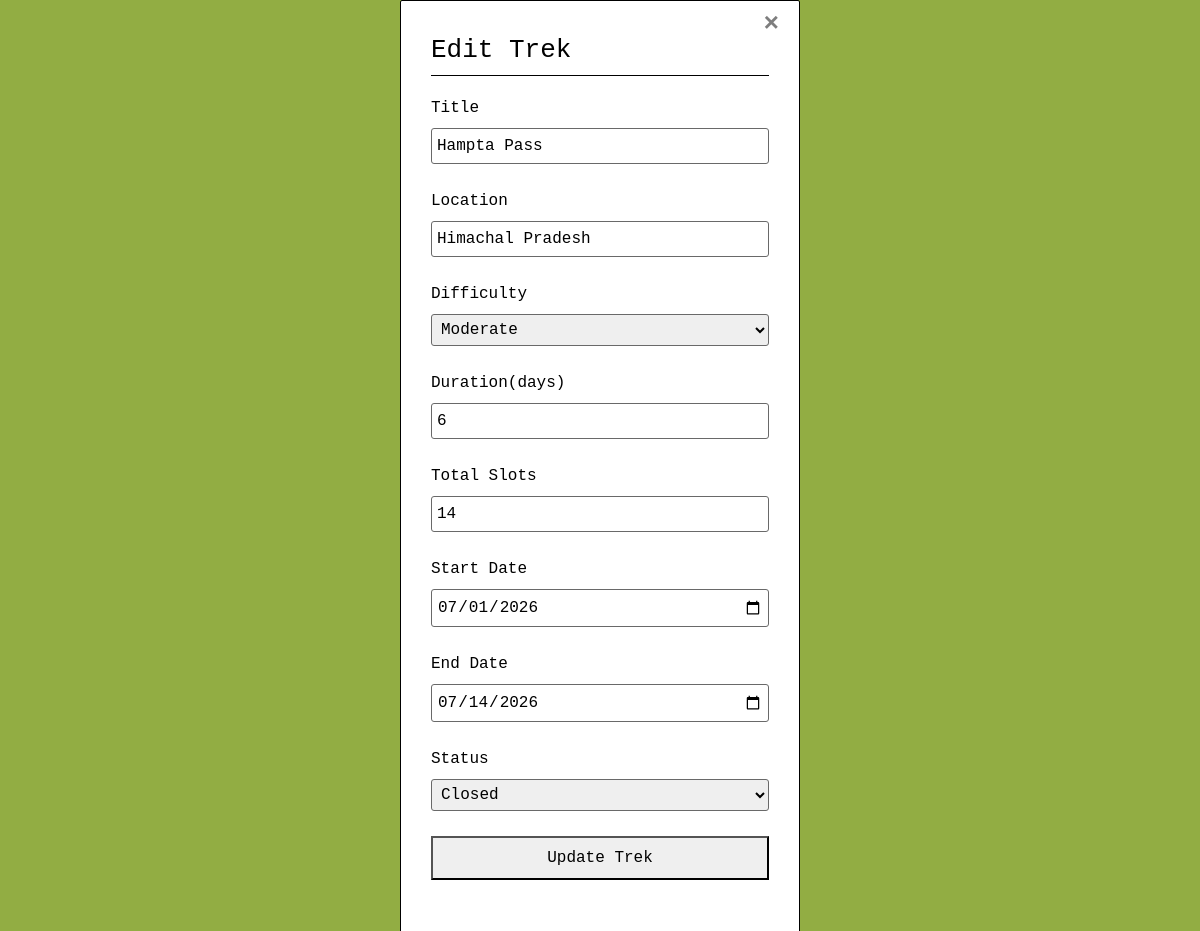
Before: /admin/edit_trek/1 (signed in) with the older database file.
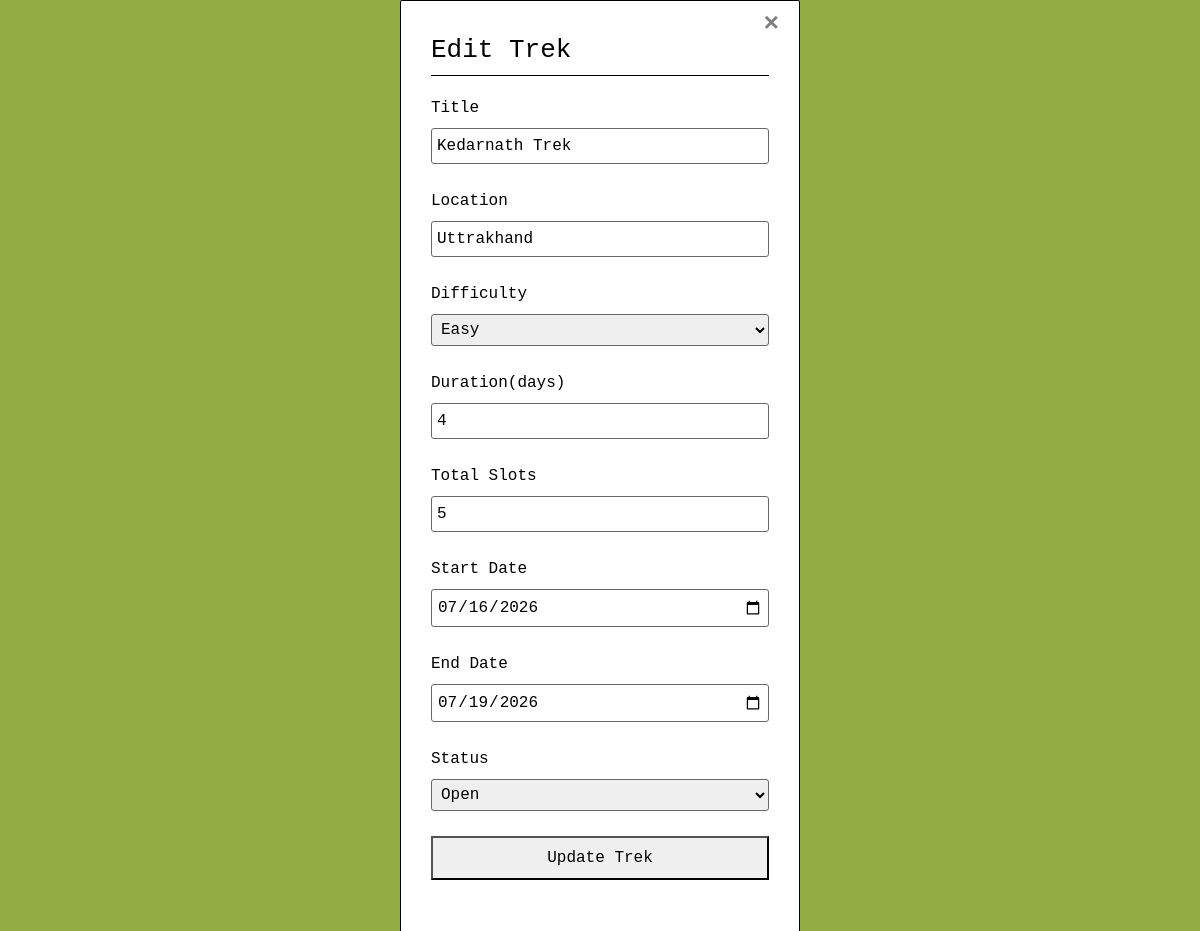
After: the same page with the newer database file.
### models.py (models this page shows)
class Trek(db.Model):
    __tablename__ = "treks"
    id = db.Column(db.Integer, primary_key=True)
    title = db.Column(db.String(150), nullable=False)
    location = db.Column(db.String(100), nullable=False)
    difficulty = db.Column(db.String(20), nullable=False)
    duration = db.Column(db.Integer, nullable=False)
    total_slots = db.Column(db.Integer, nullable=False)
    available_slots = db.Column(db.Integer, nullable=False)
    status = db.Column(db.String(20), default="Pending")   # will track Open / Closed / Completed
    start_date = db.Column(db.DateTime, nullable=False)
    end_date = db.Column(db.DateTime, nullable=False)
    is_removed = db.Column(db.Boolean, nullable=False, default=False)
    staff_id = db.Column(db.Integer, db.ForeignKey("users.id"), nullable=True)
    bookings = db.relationship("Booking", backref="trek", lazy=True)

### admin.py (the view, shortened to what this page needs)
@admin.route("/edit_trek/<int:trek_id>", methods=['POST', 'GET'])
def edit_trek(trek_id):
    edit_trek = Trek.query.get(trek_id)
    return render_template("admin/edit_trek.html", trek=edit_trek)

### admin.py (called while the page is built)
@admin.before_request
def check_admin():
    if not session.get('user_id'):
        flash("Please log in to continue.", "error")
        return redirect(url_for('auth.login'))
    if session.get('role') != "Admin":
        flash("Unauthorised access.", "warning")
        return redirect(url_for('auth.login'))

### templates/admin/edit_trek.html (shortened to what this page needs)
{% extends "base.html" %}
{% block content %}
    <div class="container">
    <a href="{{ url_for('admin.view_treks') }}" class="close">&times;</a>
        <div class="canvas">
            <p style="font-size:xx-large; margin-bottom: 5px;">Edit Trek</p>
        </div>
        <div class="main">
            <div class="form-body">
                <form action="{{ url_for('admin.edit_trek', trek_id=trek.id) }}" method="POST">
                    <div class="input-box">
                        <label>Title</label>
                        <input type="text" name="title" maxlength="100" value="{{ trek.title }}" required>
                    </div>
                    <div class="input-box">
                        <label>Location</label>
                        <input type="text" name="location" value="{{ trek.location }}" required>
                    </div>
                    <div class="input-box">
                        <label>Difficulty</label>
                        <select name="difficulty" required>
                            <option value="Easy" {{ 'selected' if trek.difficulty=="easy"}}>Easy</option>
                            <option value="Moderate" {{ 'selected' if trek.difficulty=="moderate" }}>Moderate</option>
                        </select>
                    </div>
                    <div class="input-box">
                        <label>Duration(days)</label>
                        <input type="number" name="duration" min="1" value="{{ trek.duration }}" required>
                    </div>
                    <div class="input-box">
                        <label>Total Slots</label>
                        <input type="number" name="total_slots" min="1" value="{{ trek.total_slots }}" required>
                    </div>
                    <div class="input-box">
                        <label>Start Date</label>
                        <input type="date" name="start_date" value="{{ trek.start_date.strftime('%Y-%m-%d') }}" required>
                    </div>
                    <div class="input-box">
                        <label>End Date</label>
                        <input type="date" name="end_date" value="{{ trek.end_date.strftime('%Y-%m-%d') }}" required>
                    </div>
                    <div class="input-box">
                        <label>Status</label>
                        <select name="status">
                            <option value="Open" {{ 'selected' if trek.status=="open" }}>Open</option>
                            <option value="Closed" {{ 'selected' if trek.status=="closed" }}>Closed</option>
                        </select>
                    </div>
                    <div class="sub-links">
                        <button type="submit">Update Trek</button>
                    </div>
                </form>
            </div>
        </div>
    </div>
{% endblock %}

Changed rows visible on the page:
changed Trek: title "Hampta Pass" → "Kedarnath Trek"; location "Himachal Pradesh" → "Uttrakhand"; duration "6" → "4"; total_slots "14" → "5"; start_date "07/01/2026" → "07/16/2026"; end_date "07/14/2026" → "07/19/2026"
Other visible differences:
form field difficulty: "Moderate" → "Easy"
form field status: "Closed" → "Open"
